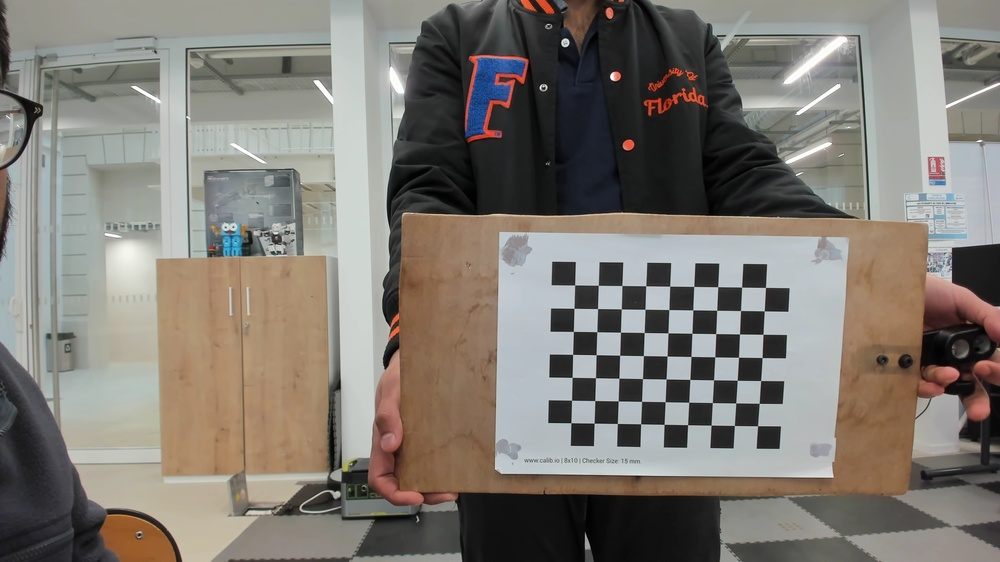
#> input picture calibration_photos/right/right_0.jpg, 1000 x 562 px, shrunk from 1920 x 1080 before the run, found by its file name
$ jupyter execute --allow-errors point_cloud.ipynb
#> lines starting #> are read from the running program, lines starting #| are printed output that depends on the picture; after the words box and inside, x2 and y2 are one past the last pixel; in counts of white or black regions, pixels touching at a corner belong together
### 1 camera calibration

[cell 1]

import cv2
import numpy as np
import matplotlib.pyplot as plt
import os

# Define chessboard size (Adjust if necessary)
chessboard_size = (9,7 )  # (Columns, Rows) - Change if needed
square_size = 1.0  # Set to 1.0 if unknown

# Prepare object points (3D points of chessboard corners in real-world)
objp = np.zeros((chessboard_size[0] * chessboard_size[1], 3), np.float32)
objp[:, :2] = np.mgrid[0:chessboard_size[0], 0:chessboard_size[1]].T.reshape(-1, 2) * square_size

# Lists to store 3D points (object points) and 2D points (image points)
objpoints = []  # Real-world points
imgpoints = []  # Image points (detected corners)

# List of calibration images (PNG format)
image_paths = ["right/right_0.jpg","right/right_1.jpg","right/right_2.jpg","left/left_0.jpg","left/left_1.jpg","left/left_2.jpg"]

# Create a folder to save output images
output_folder = "output_corners"
if not os.path.exists(output_folder):
    os.makedirs(output_folder)

# Read and process each calibration image
for img_path in image_paths:
    img = cv2.imread(img_path)
#> img is the input picture: shape (562, 1000, 3); mean B, G, R 115.2, 122.3, 127.4

    if img is None:
        print(f"Error: Could not load {img_path}")
        continue

    gray = cv2.cvtColor(img, cv2.COLOR_BGR2GRAY)  # Convert to grayscale
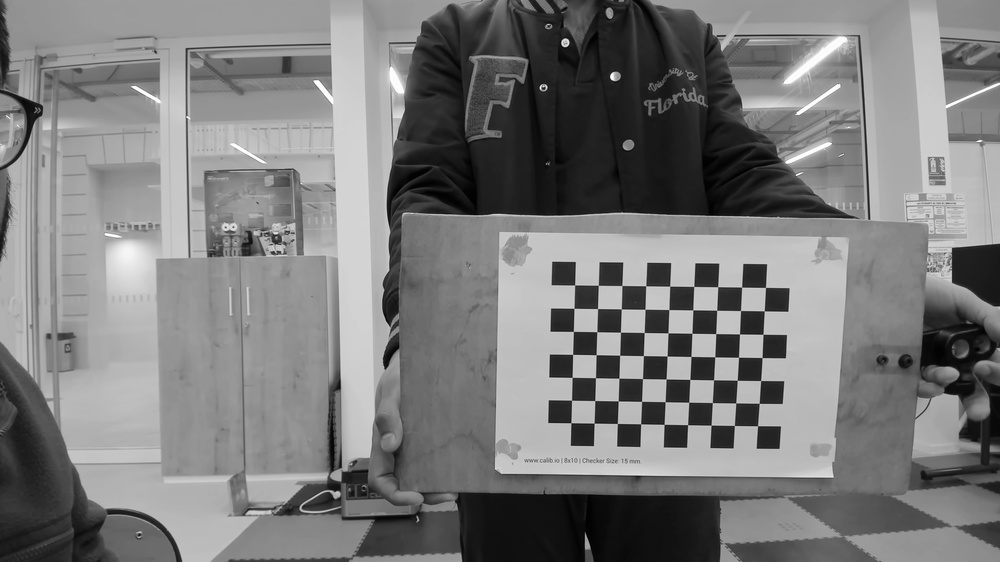
#> gray: shape (562, 1000); min 0, max 255, mean 123

    # Detect chessboard corners
    ret, corners = cv2.findChessboardCorners(gray, chessboard_size, None)
#> ret = True; corners = 63 rows, first 8: [574.6, 284.9], [598.3, 285.3], [621.9, 285.5], [645.7, 285.8], [669.7, 286.2], [693.7, 286.5], [717.6, 286.7], [741.6, 287.1]

    if ret:
        objpoints.append(objp)
        imgpoints.append(corners)

        # Draw and display the corners
        cv2.drawChessboardCorners(img, chessboard_size, corners, ret)
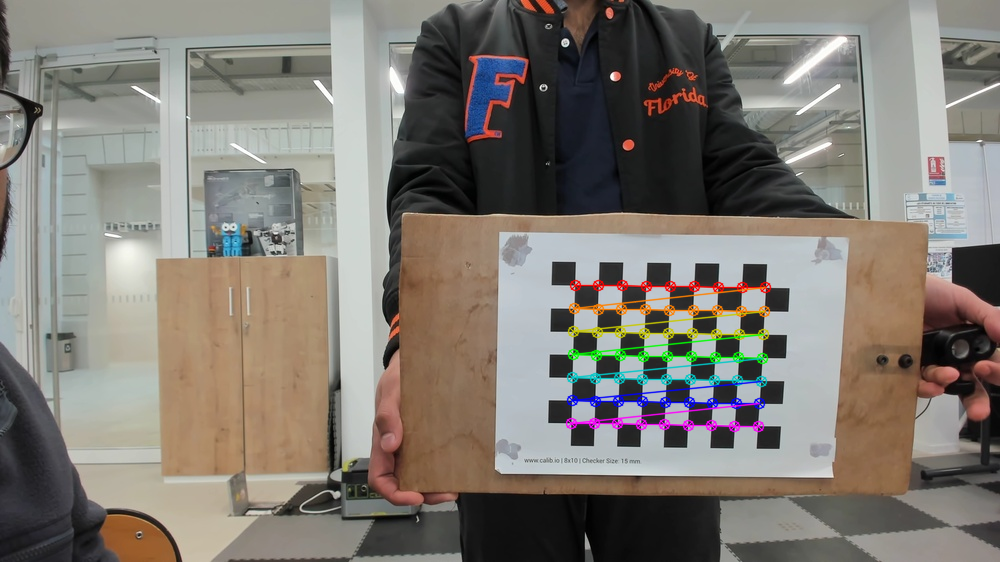
#> img: shape (562, 1000, 3); 2.12% of pixels changed, all inside (x1, y1, x2, y2) = (565, 279, 772, 433)
        plt.imshow(cv2.cvtColor(img, cv2.COLOR_BGR2RGB))
        plt.title(f"Detected Corners - {img_path}")
        plt.axis("off")
        plt.show()

        # Save the output image with detected corners
        output_path = os.path.join(output_folder, os.path.basename(img_path))
        cv2.imwrite(output_path, img)
        print(f"Saved: {output_path}")
    else:
        print(f"Chessboard not detected in {img_path}")
#> pass 2 of the loop `for img_path in image_paths:`:
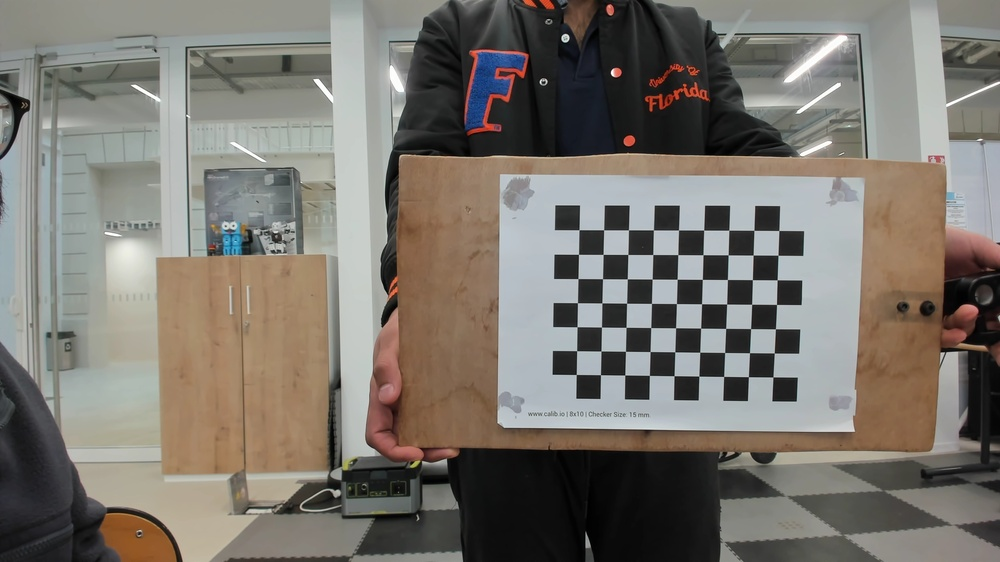
#> input picture calibration_photos/right/right_1.jpg, 1000 x 562 px, shrunk from 1920 x 1080 before the run, found by its file name
#> img is the input picture: shape (562, 1000, 3); mean B, G, R 110.2, 117.6, 122.4
#> `gray = cv2.cvtColor(img, cv2.COLOR_BGR2GRAY)`:
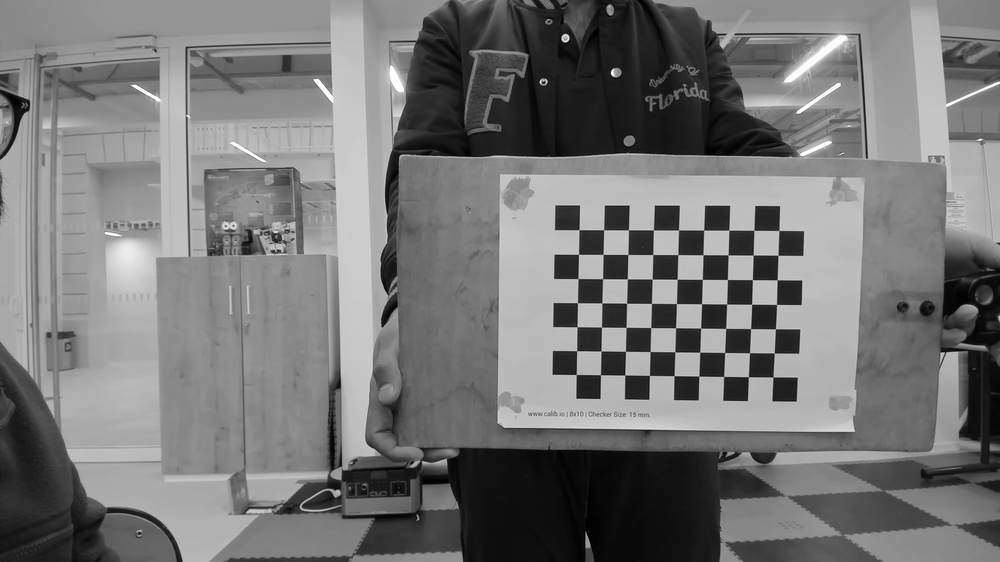
#> gray: shape (562, 1000); min 0, max 255, mean 118.2
#> corners = 63 rows, first 8: [579, 229.8], [603.6, 229.8], [628.4, 229.9], [653.4, 229.9], [678.5, 230], [703.7, 230.1], [728.8, 230.1], [753.9, 230.3]
#> `cv2.drawChessboardCorners(img, chessboard_size, corners, ret)`:
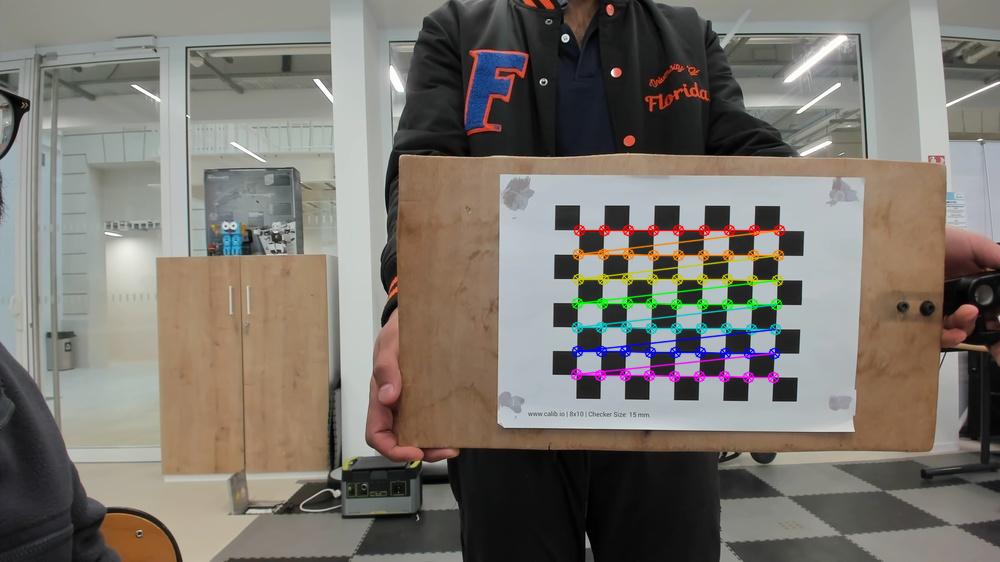
#> img: shape (562, 1000, 3); 2.19% of pixels changed, all inside (x1, y1, x2, y2) = (570, 224, 786, 384)
#> pass 3 of the loop `for img_path in image_paths:`:
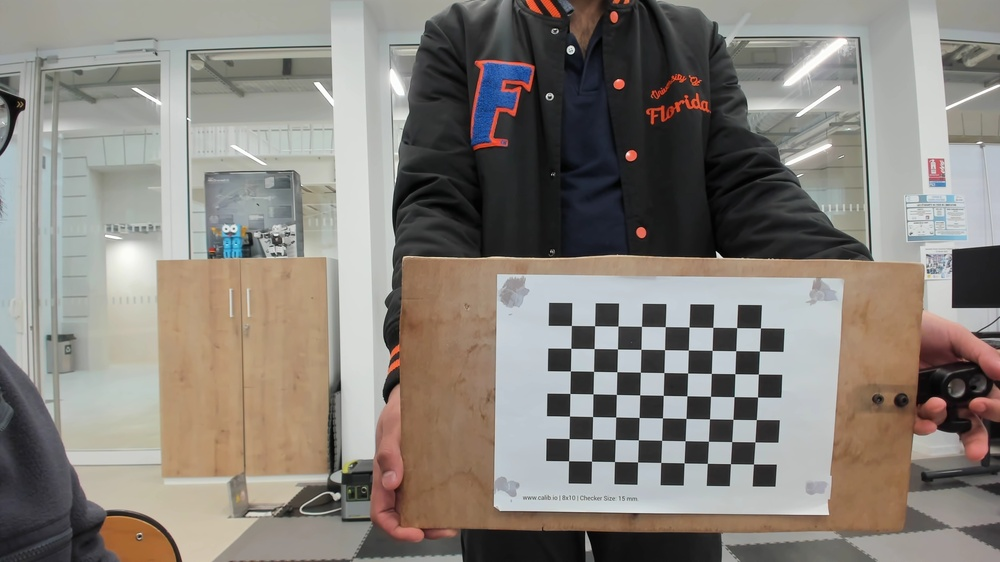
#> input picture calibration_photos/right/right_2.jpg, 1000 x 562 px, shrunk from 1920 x 1080 before the run, found by its file name
#> img is the input picture: shape (562, 1000, 3); mean B, G, R 122.9, 129.7, 135.3
#> `gray = cv2.cvtColor(img, cv2.COLOR_BGR2GRAY)`:
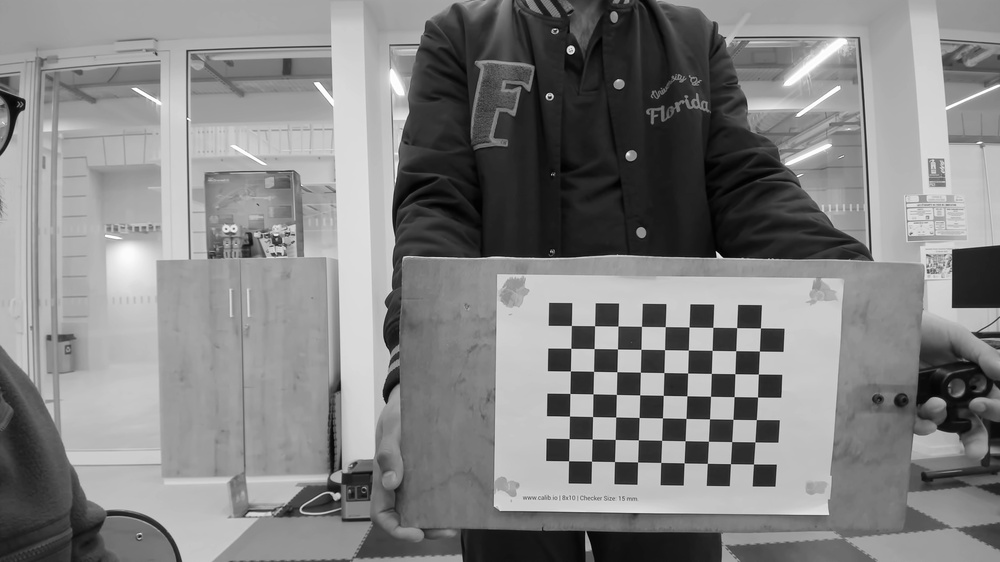
#> gray: shape (562, 1000); min 0, max 255, mean 130.6
#> corners = 63 rows, first 8: [571.3, 325.5], [594.6, 325.7], [617.9, 326], [641.5, 326.4], [665.2, 326.6], [689, 327], [712.8, 327.4], [736.6, 327.6]
#> `cv2.drawChessboardCorners(img, chessboard_size, corners, ret)`:
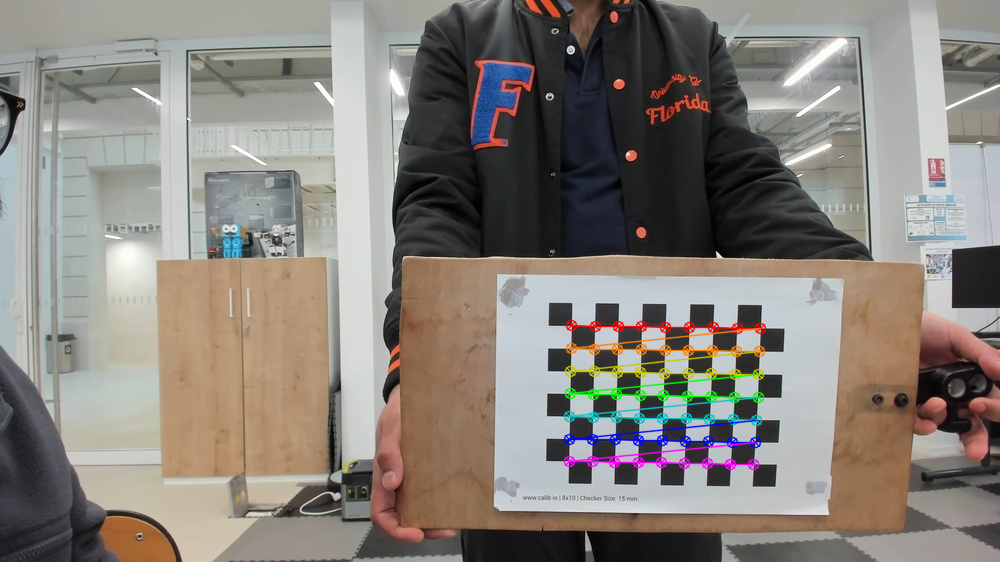
#> img: shape (562, 1000, 3); 2.11% of pixels changed, all inside (x1, y1, x2, y2) = (563, 319, 767, 471)
#> the loop made 6 passes; the first 3 are shown

# 2. Compute Intrinsic Parameters

[cell 2]
# Performed camera calibration
if len(objpoints) > 0 and len(imgpoints) > 0:
    ret, K, dist, rvecs, tvecs = cv2.calibrateCamera(objpoints, imgpoints, gray.shape[::-1], None, None)

    print("Intrinsic Matrix (K):\n", K)
    print("\nDistortion Coefficients:\n", dist)

    # Computed reprojection error
    reprojection_error = 0
    for i in range(len(objpoints)):
        imgpoints2, _ = cv2.projectPoints(objpoints[i], rvecs[i], tvecs[i], K, dist)
        error = cv2.norm(imgpoints[i], imgpoints2, cv2.NORM_L2) / len(imgpoints2)
        reprojection_error += error
    reprojection_error /= len(objpoints)

    print("\nReprojection Error:", reprojection_error)

else:
    print("Calibration failed: No valid chessboard detections.")
